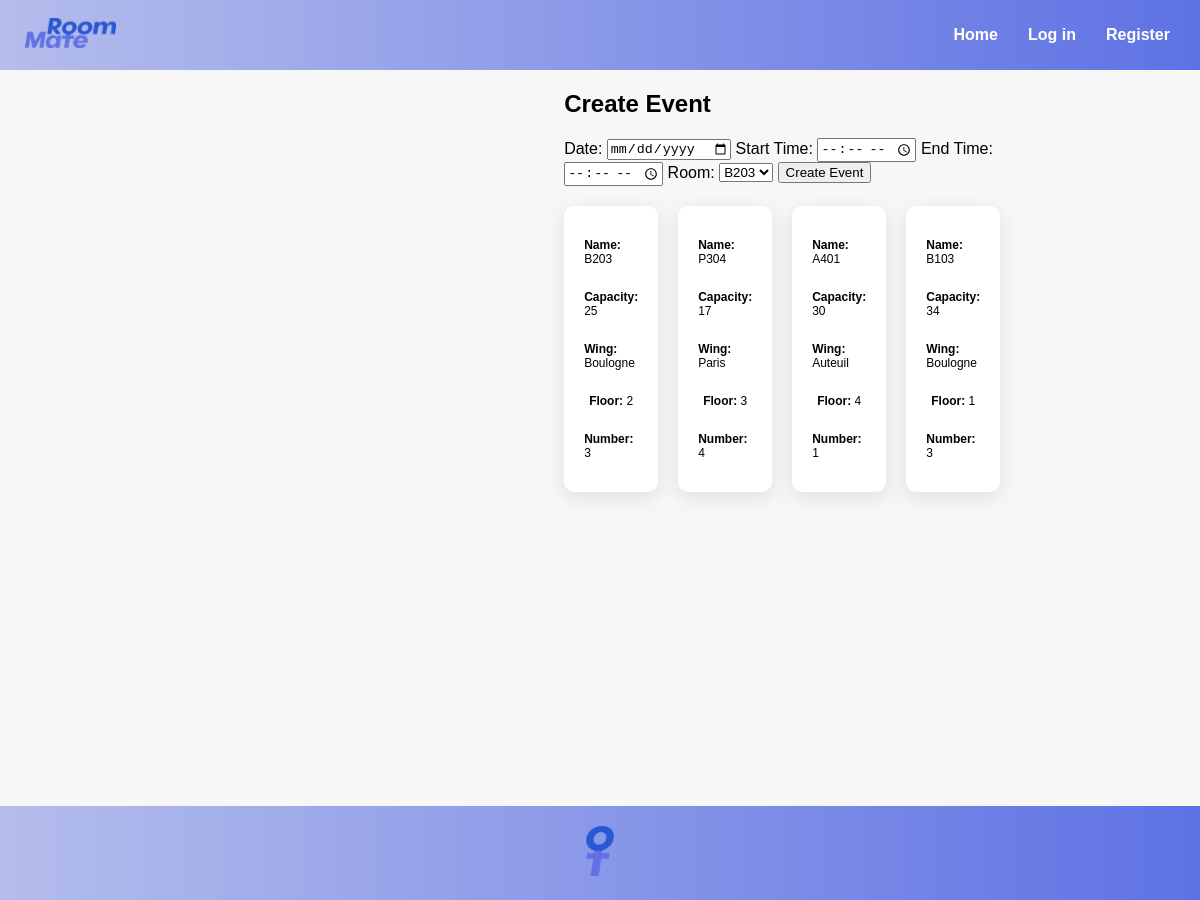
The app's page /roommanager/room_booking/ with its own data.
### RoomManager/models.py (models this page shows, shortened)
class Room(models.Model):
    WINGS = [
        ('P', 'Paris'),
        ('B', 'Boulogne'),
        ('A', 'Auteuil'),
    ]
    name = models.CharField(max_length=50)
    capacity = models.IntegerField(max_length=2)
    wing = models.CharField(max_length=1, choices=WINGS)
    floor = models.IntegerField(max_length=1)
    number = models.IntegerField(max_length=2)

### RoomManager/views.py (the view)
# urls.py: path('room_booking/', views.room_booking, name='room_booking'),
def room_booking(request):
    rooms = Room.objects.all()
    context = {
        'rooms': rooms,
    }
    return render(request, 'RoomManager/room_booking.html', context)

### RoomManager/templates/RoomManager/room_booking.html (shortened to what this page needs)
{% extends 'RoomManager/base.html' %}
{% block content %}
    <div class="content">
        <div class="calendar-container">
            <div id="calendar"></div>
        </div>
        <div class="right-container">
            <div class="form-card">
                <h2>Create Event</h2>
                <form id="create-event-form" method="post" action="{% url 'create_event' %}">
                    <label for="id_date">Date:</label>
                    <input type="date" id="id_date" name="date" value="{{ form.date.value|default_if_none:'' }}">
                    <label for="id_start_time">Start Time:</label>
                    <input type="time" id="id_start_time" name="start_time" value="{{ form.start_time.value|default_if_none:'' }}">
                    <label for="id_end_time">End Time:</label>
                    <input type="time" id="id_end_time" name="end_time" value="{{ form.end_time.value|default_if_none:'' }}">
                    <label for="id_room">Room:</label>
                    <select id="id_room" name="room">
                        {% for room in rooms %}
                            <option value="{{ room.pk }}">{{ room.name }}</option>
                        {% endfor %}
                    </select>
                    <button type="submit">Create Event</button>
                </form>
            </div>
            <div class="room-grid">
                {% for room in rooms %}
                    <div class="room-card">
                        <p><strong>Name: </strong>{{ room.name }}</p>
                        <p><strong>Capacity: </strong>{{ room.capacity }}</p>
                        <p><strong>Wing: </strong>{{ room.get_wing_display }}</p>
                        <p><strong>Floor: </strong>{{ room.floor }}</p>
                        <p><strong>Number: </strong>{{ room.number }}</p>
                    </div>
                {% endfor %}
            </div>
        </div>
    </div>
    <link rel="stylesheet" href="https://cdnjs.cloudflare.com/ajax/libs/fullcalendar/3.10.2/fullcalendar.min.css" />
{% endblock %}

### RoomManager/static/RoomManager/base.css (style rules this page uses)
body { background-color: #f7f7f7; font-family: "Montserrat", sans-serif; margin: 0; }

### RoomManager/templates/RoomManager/room_booking.html (style rules this page uses)
.content { display: flex; justify-content: center; align-items: flex-start; height: 92vh; }
.calendar-container { flex: 1; margin: 20px; }
.right-container { flex: 1; margin-left: 20px; }
.room-card { display: flex; font-size: 12px; align-items: center; flex-direction: column; background-color: #fff; border-radius: 10px; box-shadow: 0px 5px 20px rgba(0, 0, 0, 0.1); padding: 20px; margin-top: 20px; }
.room-grid { display: grid; grid-template-columns: repeat(4, 1fr); gap: 20px; }
#calendar { height: 500px; }

### records on screen
Room: name "B203", capacity "25", wing "Boulogne", floor "2", number "3"
Room: name "P304", capacity "17", wing "Paris", floor "3", number "4"
Room: name "A401", capacity "30", wing "Auteuil", floor "4", number "1"
Room: name "B103", capacity "34", wing "Boulogne", floor "1", number "3"

### other values on screen
form field room "B203"
